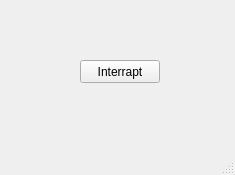
<?xml version="1.0" encoding="UTF-8"?>
<ui version="4.0">
 <class>mainWindow</class>
 <widget class="QMainWindow" name="mainWindow">
  <property name="geometry">
   <rect>
    <x>0</x>
    <y>0</y>
    <width>235</width>
    <height>175</height>
   </rect>
  </property>
  <property name="windowTitle">
   <string>mainWindow</string>
  </property>
  <widget class="QWidget" name="centralwidget">
   <widget class="QPushButton" name="pushButton">
    <property name="geometry">
     <rect>
      <x>80</x>
      <y>60</y>
      <width>80</width>
      <height>23</height>
     </rect>
    </property>
    <property name="text">
     <string>Interrapt</string>
    </property>
   </widget>
  </widget>
  <widget class="QMenuBar" name="menubar">
   <property name="geometry">
    <rect>
     <x>0</x>
     <y>0</y>
     <width>235</width>
     <height>20</height>
    </rect>
   </property>
  </widget>
  <widget class="QStatusBar" name="statusbar"/>
 </widget>
 <resources/>
 <connections>
  <connection>
   <sender>pushButton</sender>
   <signal>clicked()</signal>
   <receiver>mainWindow</receiver>
   <slot>clickedInterrapt()</slot>
   <hints>
    <hint type="sourcelabel">
     <x>119</x>
     <y>94</y>
    </hint>
    <hint type="destinationlabel">
     <x>182</x>
     <y>98</y>
    </hint>
   </hints>
  </connection>
 </connections>
 <slots>
  <slot>clickedInterrapt()</slot>
 </slots>
</ui>
